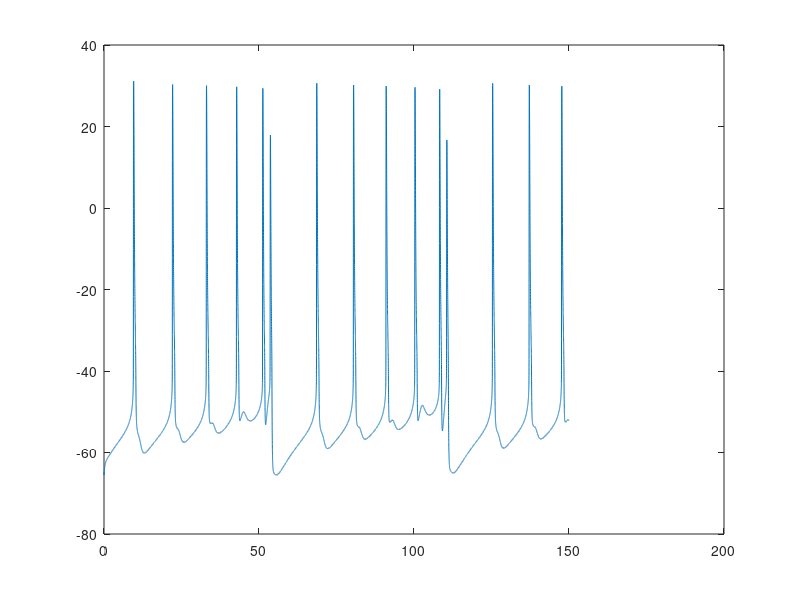
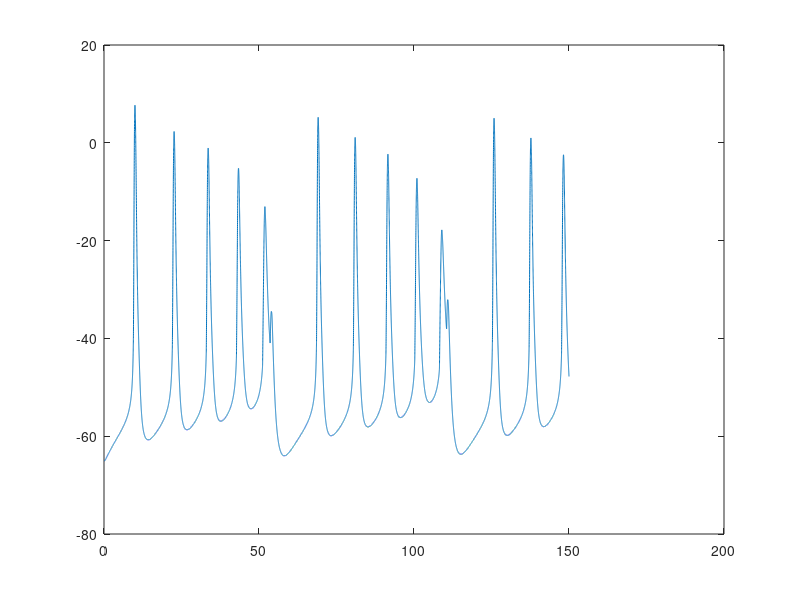

Reproduce these figures in MATLAB, in order.
%Model of bursting ELL pyramidal cell published: "Dendritic na+ current inactivation can increase cell excitability by delaying a somatic depolarizing afterpotential.
%J Neurophysiol. 2005 Dec;94(6):3836-48." author Fernando R. Fernandez 

clear;
C=1.2; %orig 0.01
Cb=3.5; %orig 0.025
s = 1;
dt=.005;
tt=150
t=0:dt:tt;
I = zeros(s,length(t));
k=1:1:length(t);
kap=.35;
g=1.5;%1.5;

gKmax=10;%15
gNamax =60;%orig 60
gleak=0.18; %orig 0.18

gKmaxb=0; %orig 0
gNamaxb =20;%orig 20
gleakb=0.18;%orig 0.18
gKv3bmax = 8; %orig 8


init =14.5;
step =.5;

% init = .336;

% step = 0.005;

Ek = -88.5;
ENa = 40;
Eleak = -72;

Vc = zeros(s,length(t));
Vc(:,:) = -65;
dVdt= zeros(s,length(t));
Vcb = zeros(s,length(t));
Vcb(:,:) = -65;


taun = zeros(s,length(t));

taum = zeros(s,length(t));

tauh = zeros(s,length(t));

tauk = zeros(s,length(t));


taukb = zeros(s,length(t));

taunb = zeros(s,length(t));

taumb = zeros(s,length(t));

tauhb = zeros(s,length(t));


ninf=zeros(s,length(t));
minf=zeros(s,length(t));
hinf=ones(s,length(t));
kinf=zeros(s,length(t));

nbinf=zeros(s,length(t));
mbinf=zeros(s,length(t));
hbinf=ones(s,length(t));
kbinf=zeros(s,length(t));

n = zeros(s,length(t));
m = zeros(s,length(t));
h = ones(s,length(t));
h(:,:) = .17;
k = zeros(s,length(t));

nb = zeros(s,length(t));
mb = zeros(s,length(t));
hb = ones(s,length(t));
h(:,:) = .17;
kb = zeros(s,length(t));

Ids = zeros(s,length(t));
IKv3 = zeros(s,length(t));
IK = zeros(s,length(t));
INa = zeros(s,length(t));
Ileak = zeros(s,length(t));
Ileak(:,:) = gleak*(-70-Eleak);
Ip = zeros(s,length(t));

Isd = zeros(s,length(t));
IKb = zeros(s,length(t));
INab = zeros(s,length(t));
Ileakb = zeros(s,length(t));
Ileakb(:,:) = gleak*(-70-Eleak);
IKv3b = zeros(s,length(t));

ns=randn(1,length(t));
[b a]=butter(8,0.02565);%[b a]=butter(8,0.024);
nsb=filtfilt(b,a,ns);


%----------------------------------------------------------------SOMA

for j = 1:1:s;
   h(:,:) = .12;
   hb(:,:) = .12;
% I(j,1:length(k)) = init + step*j;

count = 1;
spike=1;
threshold =1;
trough=1;
peak =1;
diffwave= 1:1:(4./dt);
for i = 2:1:length(t)-1;
%   I(j,i) = (init + step*j); 
  I(j,i) = (init + step*(j-1))+((1*nsb(i)))*0;  

         m(j,i+1) = (1/(1+exp(-(Vc(j,i)+40)/3)));

        
        tauh(j,i+1) = ((2*232/pi)*(28/(4*(Vc(j,i)+64)^2 + 28^2)));

        hinf(j,i+1) = (1/(1+exp(-(Vc(j,i)+40)/-3)));

        h(j,i+1) = (hinf(j,i)-((hinf(j,i)-h(j,i)).*(exp(-(dt)./(tauh(j,i))))));
        
         INa(j,i+1) = gNamax.*(m(j,i).^3*h(j,i)).*(Vc(j,i)-ENa); 


        n(j,i+1) = 1-h(j,i);
        IK(j,i+1) = gKmax.*(n(j,i).^4).*(Vc(j,i)-Ek); 
        
      
        
        Ileak(j,i+1) = gleak.*(Vc(j,i)-Eleak); 
        Ids(j,i+1) = ((Vcb(j,i)-Vc(j,i))*(g/kap));
        

        

      nn=1.0;
   VA   = (((Vcb(j,i)-(Vc(j,i)))*g./(kap) + Ip(j,i) + nn*I(j,i) - gNamax*m(j,i)^3*h(j,i)*(Vc(j,i) - ENa) - gKmax*n(j,i).^4*(Vc(j,i) - Ek) - gleak*(Vc(j,i) - Eleak))/C)*dt;
   VB    = (((Vcb(j,i)-(Vc(j,i)+VA/2))*g./(kap) + Ip(j,i) + nn*I(j,i) - gNamax*m(j,i)^3*h(j,i)*((Vc(j,i)+ VA/2) - ENa) - gKmax*n(j,i).^4*((Vc(j,i) + VA/2) - Ek) - gleak*((Vc(j,i)+VA/2) - Eleak))/C)*dt;
   VC    = (((Vcb(j,i)-(Vc(j,i)+VB/2))*g./(kap) + Ip(j,i) + nn*I(j,i) - gNamax*m(j,i)^3*h(j,i)*((Vc(j,i)+ VB/2) - ENa) - gKmax*n(j,i).^4*((Vc(j,i) + VB/2) - Ek) - gleak*((Vc(j,i)+VB/2) - Eleak))/C)*dt;
   VD    = (((Vcb(j,i)-(Vc(j,i)+VC))*g./(kap)  + Ip(j,i) + nn*I(j,i) - gNamax*m(j,i)^3*h(j,i)*((Vc(j,i)+ VC) - ENa) - gKmax*n(j,i).^4*((Vc(j,i) + VC) - Ek) - gleak*((Vc(j,i)+VC) - Eleak))/C)*dt;
   Vc(j,i+1) = Vc(j,i) + (VA + 2*VB + 2*VC + VD)./6; 
        
        
   %-------------------------------------------------------DENDRITE    

        taumb(j,i+1) = (2*7.4/pi)*(26/(4*(Vcb(j,i)+45.67)^2 + 26^2));
         mbinf(j,i+1) = (-1/(1+exp((Vcb(j,i)+46.7)/5.7)) + 1);
  
         mb(j,i+1) = (mbinf(j,i)-((mbinf(j,i)-mb(j,i)).*(exp(-(dt)./(taumb(j,i))))));


 
 
        tauhb(j,i+1) = ((2*232/pi)*(43/(4*(Vcb(j,i)+60.0)^2 + 43^2)))*1.3;

          hbinf(j,i+1) = (1/(1+exp(-(Vcb(j,i)+55)/-3)));
        hb(j,i+1) = (hbinf(j,i)-((hbinf(j,i)-hb(j,i)).*(exp(-(dt)./(tauhb(j,i)))))); 
        INab(j,i+1) = gNamaxb.*(mb(j,i).^3*hb(j,i)).*(Vcb(j,i)-ENa); 
         

        taukb(j,i+1) = (0.40 + (2*70/pi)*(30/(4*(Vcb(j,i)+40)^2 + 30^2)));
        kbinf(j,i+1) = (1/(1+exp(-(Vcb(j,i)+12.5)/8.75)))^.25;
        kb(j,i+1) = (kbinf(j,i)-((kbinf(j,i)-kb(j,i)).*(exp(-(dt)./(taukb(j,i))))));

        
        
        IKv3b(j,i+1) = gKv3bmax.*(kb(j,i).^4).*(Vcb(j,i)-Ek); 

         Ileakb(j,i+1) = gleakb.*(Vcb(j,i)-Eleak); 


     
        bb=.0; %%0.5
   VAb    = (((Vc(j,i)-(Vcb(j,i)))*g./(1-kap) + bb*I(j,i)- gNamaxb*mb(j,i)^3*hb(j,i)*(Vcb(j,i) - ENa) - gKv3bmax*kb(j,i).^4*(Vcb(j,i) - Ek) - gKmaxb*nb(j,i).^4*(Vcb(j,i) - Ek) - gleakb*(Vcb(j,i) - Eleak))/Cb)*dt;
   VBb    = (((Vc(j,i)-(Vcb(j,i)+VAb/2))*g./(1-kap) + bb*I(j,i)- gNamaxb*mb(j,i)^3*hb(j,i)*((Vcb(j,i)+ VAb/2) - ENa) - gKv3bmax*kb(j,i).^4*((Vcb(j,i)+ VAb/2) - Ek) - gKmaxb*nb(j,i).^4*((Vcb(j,i) + VAb/2) - Ek) - gleakb*((Vcb(j,i)+VAb/2) - Eleak))/Cb)*dt;
   VCb    = (((Vc(j,i)-(Vcb(j,i)+VBb/2))*g./(1-kap)  + bb*I(j,i) - gNamaxb*mb(j,i)^3*hb(j,i)*((Vcb(j,i)+ VBb/2) - ENa) - gKv3bmax*kb(j,i).^4*((Vcb(j,i) + VBb/2) - Ek) - gKmaxb*nb(j,i).^4*((Vcb(j,i) + VBb/2) - Ek) - gleakb*((Vcb(j,i)+VBb/2) - Eleak))/Cb)*dt;
   VDb    = (((Vc(j,i)-(Vcb(j,i)+VCb))*g./(1-kap)  + bb*I(j,i) - gNamaxb*mb(j,i)^3*hb(j,i)*((Vcb(j,i)+ VCb) - ENa) - gKv3bmax*kb(j,i).^4*((Vcb(j,i) + VCb) - Ek) - gKmaxb*nb(j,i).^4*((Vcb(j,i) + VCb) - Ek) - gleakb*((Vcb(j,i)+VCb) - Eleak))/Cb)*dt;
   Vcb(j,i+1) = Vcb(j,i) + (VAb + 2*VBb + 2*VCb + VDb)./6; 
   
dVdt(j,i+1)=(Vc(j,i+1)-Vc(j,i))/dt;



  
    
    




end;




end;
figure(1);
plot (t,Vc);
figure(2);
plot(t,Vcb);
